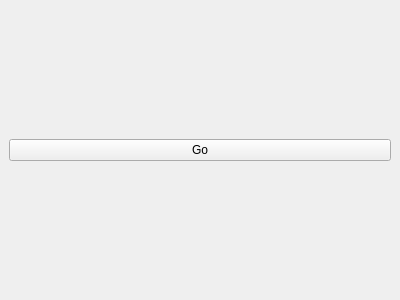
<?xml version="1.0" encoding="UTF-8"?>
<ui version="4.0">
 <class>StackedWidget</class>
 <widget class="QStackedWidget" name="StackedWidget">
  <property name="geometry">
   <rect>
    <x>0</x>
    <y>0</y>
    <width>400</width>
    <height>300</height>
   </rect>
  </property>
  <property name="windowTitle">
   <string>StackedWidget</string>
  </property>
  <widget class="QWidget" name="page1">
   <layout class="QGridLayout" name="gridLayout_2">
    <item row="0" column="0">
     <layout class="QGridLayout" name="gridLayout">
      <item row="0" column="0">
       <widget class="QPushButton" name="goButton">
        <property name="text">
         <string>Go</string>
        </property>
       </widget>
      </item>
     </layout>
    </item>
   </layout>
  </widget>
  <widget class="QWidget" name="page2">
   <layout class="QGridLayout" name="gridLayout_4">
    <item row="0" column="0">
     <layout class="QGridLayout" name="gridLayout_3">
      <item row="0" column="0">
       <widget class="QLabel" name="waitingLabel">
        <property name="text">
         <string>Waiting..</string>
        </property>
        <property name="alignment">
         <set>Qt::AlignCenter</set>
        </property>
       </widget>
      </item>
     </layout>
    </item>
   </layout>
  </widget>
 </widget>
 <resources/>
 <connections/>
</ui>
